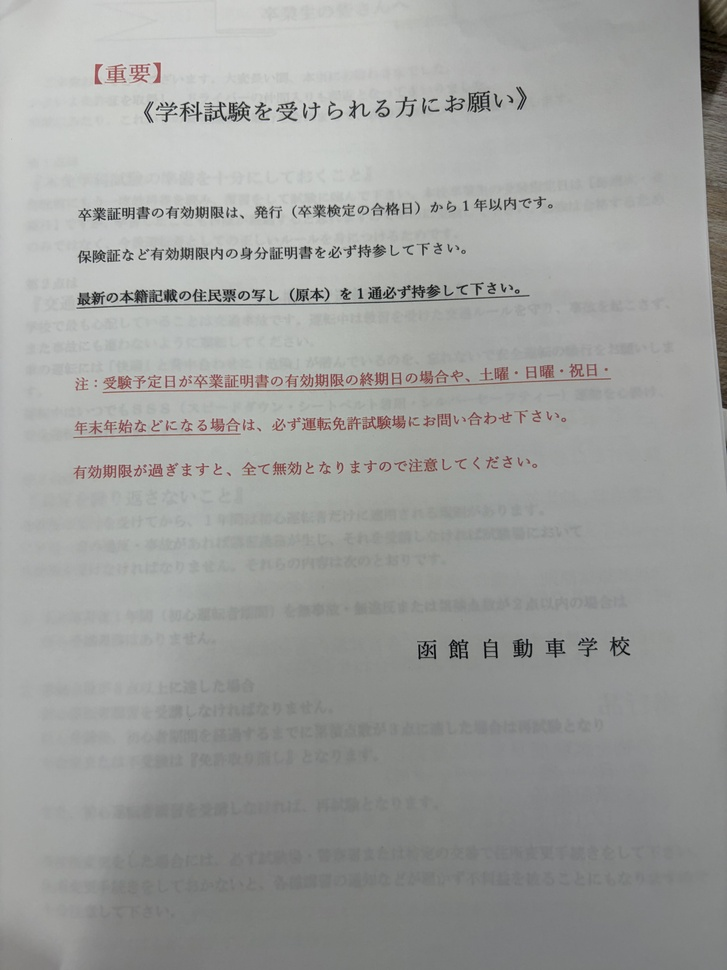
#> input picture ocr/data/easy1.jpg, 727 x 970 px, shrunk from 4284 x 5712 before the run
$ python -i layout_detactor.py   (imports and definitions only)
#> lines starting #> are read from the running program, lines starting #| are printed output that depends on the picture; after the words box and inside, x2 and y2 are one past the last pixel; in counts of white or black regions, pixels touching at a corner belong together
"""
OpenCVを使った文書内の領域検出。

役割：
- 画像を読み込む
- 画像を前処理する
- 文書内の領域を検出する
- 各領域の位置や大きさなどの特徴を取得する
- 検出結果をPythonの辞書として返す

JSONへの保存は行わない。
"""

from pathlib import Path

import cv2
import numpy as np


def detect_layout(image_path: str) -> dict:
    """
    画像内の領域を検出する。

    Parameters
    ----------
    image_path : str
        入力画像のファイルパス。

    Returns
    -------
    dict
        画像情報と検出した領域の情報。
    """
#> called with image_path = '../data/easy1.jpg'

    # 1. 画像ファイルの存在を確認
    path = Path(image_path)

    if not path.is_file():
        raise FileNotFoundError(
            f"画像ファイルが見つかりません: {image_path}"
        )

    # 2. 画像を読み込む
    image = cv2.imread(str(path))
#> image is the input picture: shape (970, 727, 3); mean B, G, R 157.2, 159.2, 157.9

    if image is None:
        raise ValueError(
            f"画像を読み込めませんでした: {image_path}"
        )

    # 画像の高さ・幅を取得
    image_height, image_width = image.shape[:2]
#> image_height = 970; image_width = 727

    # 3. グレースケールに変換
    gray = cv2.cvtColor(image, cv2.COLOR_BGR2GRAY)

    # 4. 二値化
    # 文字を白、背景を黒にする
    _, binary = cv2.threshold(
        gray,
        0,
        255,
        cv2.THRESH_BINARY_INV + cv2.THRESH_OTSU
    )
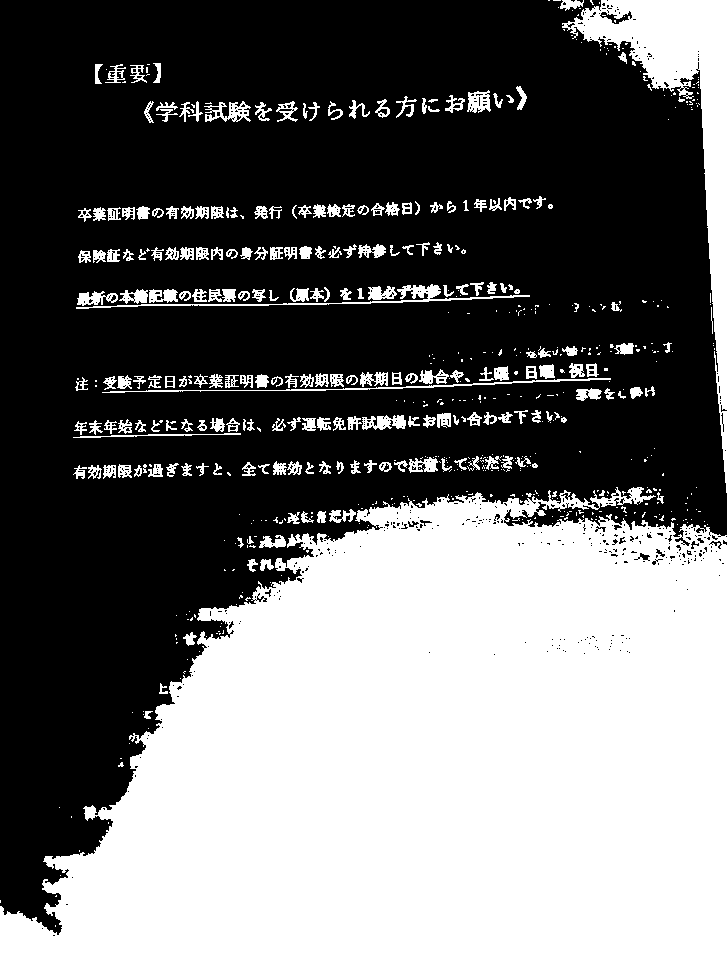
#> binary: shape (970, 727); 42.9% white; 611 white regions (379 under 20 px), largest, box (x1, y1, x2, y2) and area: (0, 487, 727, 970) 261537, (562, 0, 727, 493) 15686, (76, 284, 530, 309) 1265

    # 5. 文字を横方向につなげて、領域の候補を作る
    # 横書きの文章や数式などを、まとまりとして検出するための処理
    kernel_width = max(15, image_width // 40)
#> kernel_width = 18

    kernel = cv2.getStructuringElement(
        cv2.MORPH_RECT,
        (kernel_width, 3)
    )

    connected = cv2.dilate(
        binary,
        kernel,
        iterations=1
    )
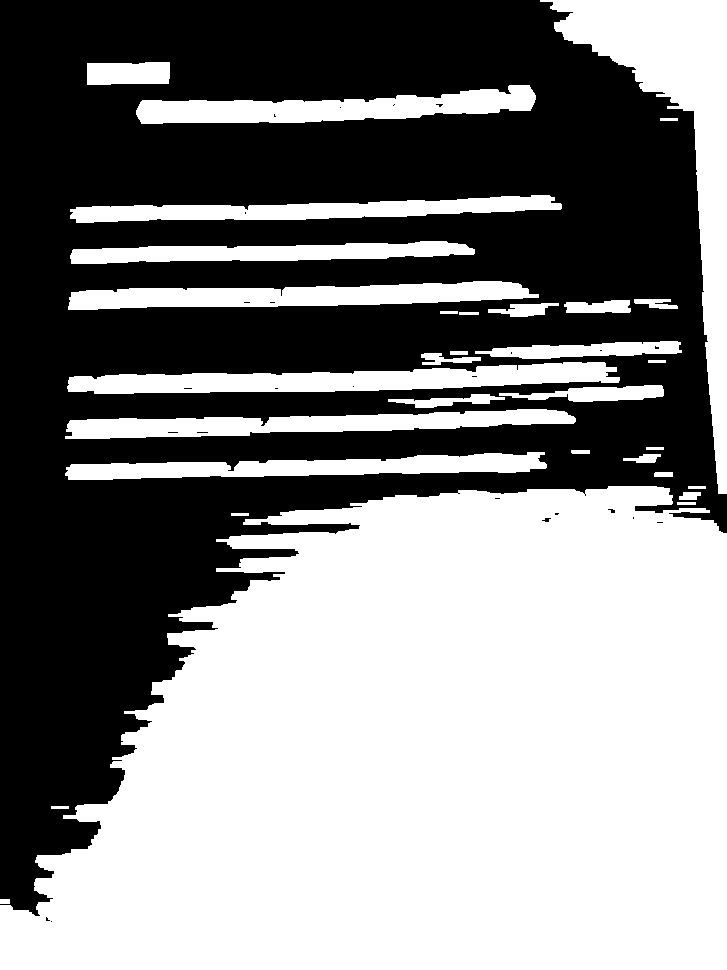
#> connected: shape (970, 727); 52% white; 25 black regions (23 under 20 px)

    # 6. 領域の輪郭を検出
    contours, _ = cv2.findContours(
        connected,
        cv2.RETR_EXTERNAL,
        cv2.CHAIN_APPROX_SIMPLE
    )
#> contours = 32 contours; largest, box (x1, y1, x2, y2) and area: (0, 486, 727, 970) 276482, (540, 0, 727, 494) 21554, (67, 362, 620, 394) 9775, (136, 85, 536, 124) 8205, (68, 281, 539, 310) 8176

    regions = []

    # 7. 領域ごとの位置と特徴を取得
    for contour in contours:

        x, y, width, height = cv2.boundingRect(contour)

        # 小さすぎる領域は除外
        if width < 10 or height < 5:
            continue

        # 画像全体に近い大きな領域は除外
        if (
            width >= image_width * 0.95
            and height >= image_height * 0.95
        ):
            continue

        # 領域内の文字の密集度を計算
        roi = binary[
            y:y + height,
            x:x + width
        ]

        total_pixels = width * height
        foreground_pixels = cv2.countNonZero(roi)

        density = foreground_pixels / total_pixels

        # 領域の特徴を計算
        aspect_ratio = width / height

        regions.append(
            {
                "region_id": len(regions) + 1,
                "bbox": {
                    "x": int(x),
                    "y": int(y),
                    "width": int(width),
                    "height": int(height)
                },
                "features": {
                    "area": int(width * height),
                    "aspect_ratio": round(
                        float(aspect_ratio), 4
                    ),
                    "density": round(
                        float(density), 4
                    )
                }
            }
        )
#> this loop made 32 passes
#> (x, y, width, height, total_pixels, foreground_pixels, density, aspect_ratio) on passes 5, 7, 8, 9, 10, 13, 14, 15, 16, 18, 20, 23: (679, 492, 22, 8, 176, 4, 0.0227, 2.75), (0, 486, 727, 484, 351868, 263221, 0.748, 1.5), (654, 472, 19, 5, 95, 5, 0.0526, 3.8), (623, 454, 38, 9, 342, 10, 0.0292, 4.22), (65, 452, 482, 28, 13496, 2609, 0.193, 17.21), (65, 409, 511, 30, 15330, 3112, 0.203, 17.03), (388, 394, 117, 14, 1638, 61, 0.0372, 8.36), (499, 385, 165, 17, 2805, 492, 0.175, 9.71), (67, 362, 553, 32, 17696, 4257, 0.241, 17.28), (421, 353, 60, 12, 720, 18, 0.025, 5), (475, 341, 207, 18, 3726, 541, 0.145, 11.5), (488, 303, 71, 14, 994, 35, 0.0352, 5.07)
#> (contour, x, y, width, height) on passes 2, 3, 4, 6, 12, 17: ([[51, 806], [51, 808], [68, 808], [68, 806]], 51, 806, 18, 3), ([[231, 513], [231, 515], [248, 515], [248, 513]], 231, 513, 18, 3), ([[677, 502], [677, 504], [695, 504], [695, 502]], 677, 502, 19, 3), ([[688, 486], [688, 488], [705, 488], [705, 486]], 688, 486, 18, 3), ([[646, 447], [646, 449], [663, 449], [663, 447]], 646, 447, 18, 3), ([[648, 360], [648, 362], [665, 362], [665, 360]], 648, 360, 18, 3)
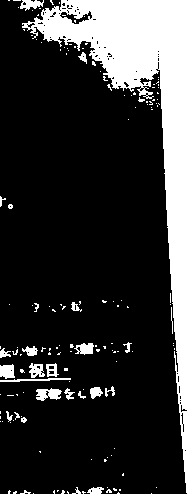
#> roi: shape (494, 187); 19.7% white; 154 white regions (128 under 20 px), largest, box (x1, y1, x2, y2) and area: (22, 0, 187, 493) 15686, (36, 388, 62, 401) 226, (0, 364, 15, 379) 178
#> after the loop, regions = 21 items

    # 8. 領域を上から下、左から右の順に並べる
    regions.sort(
        key=lambda region: (
            region["bbox"]["y"],
            region["bbox"]["x"]
        )
    )

    # 並べ替え後に領域番号を振り直す
    for index, region in enumerate(regions, start=1):
        region["region_id"] = index
#> this loop made 21 passes

    # 9. 検出結果を辞書として返す
    return {
        "image": path.name,
        "image_size": {
            "width": int(image_width),
            "height": int(image_height)
        },
        "detector": "opencv",
        "method": "threshold_and_dilation",
        "region_count": len(regions),
        "regions": regions
    }

>>> result = detect_layout('../data/easy1.jpg')
#> result = 6 items
